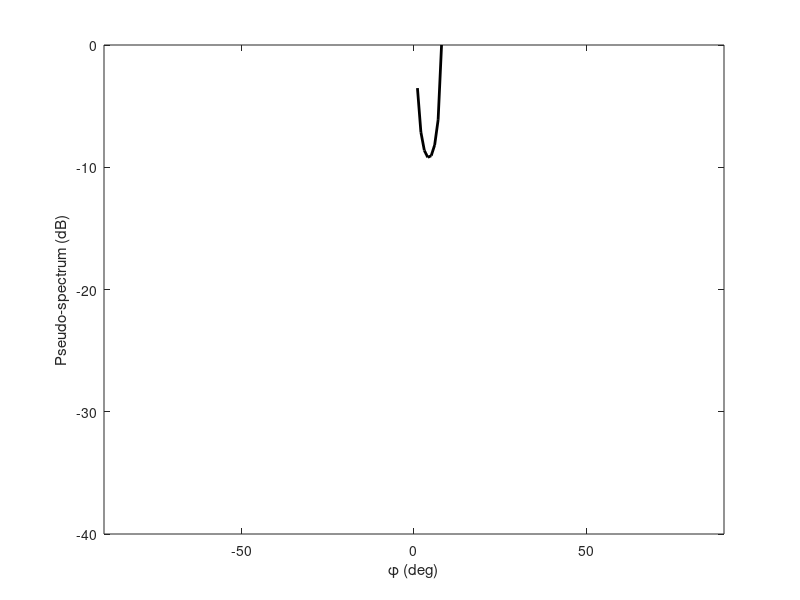

Write MATLAB code to recreate this figure.
clc; clear; close all;

%% 参数设置
%%% 工作频率
c = 3e8;
freq = 10e9;
lambda = c/freq;    % 波长
k = 2*pi/lambda;    % 波数
%%% 阵列参数
M = 8;                  % 阵元数量
d = 0.5*lambda;         % 阵元间隔 
z = (0:d:(M-1)*d)';     % 阵元坐标分布
%%% 信号源参数
phi = [10]'*pi/180;          
% 来波方向
N = length(phi);                % 信号源数目
%%% 仿真参数
SNR = 20;             % 信噪比(dB)
K = 1000;             % 采样点数

%% 阵列接收信号空间谱
A = exp(-1j*k*z*sin(phi'));         % 流型矩阵
S = randn(N, K);                    % 输入信号
X = A*S;                            % 阵列接收信号
P = fft(X);
%%% 转换为dB
P = abs(P);
P_max = max(P);
P_dB = 10*log10(P/P_max);   
%%% 绘图
figure;
fai = 180/M;
plot(P_dB, 'k', 'Linewidth', 2);
xlabel('\phi (deg)');
ylabel('Pseudo-spectrum (dB)');
axis([-90, 90, -40, 0]);





